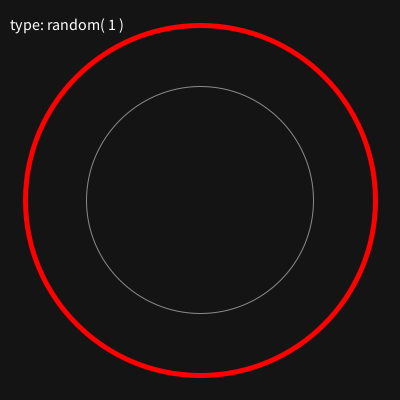
Frame 1 (no input)
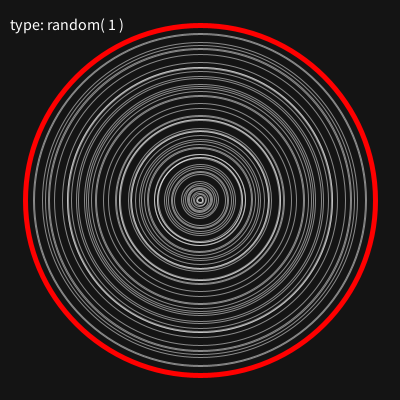
Frame 60 (the mouse pressed at the canvas centre just before this capture)
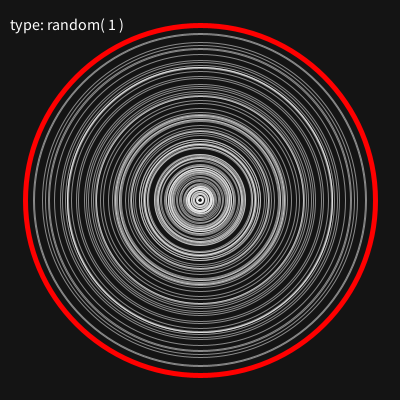
Frame 120 (the mouse held since frame 60 and released just before this capture)

The Processing sketch that drew these frames (run headless with seeded random() and noise(); from frame 60 on, the mouse is pressed at the canvas centre):

// Processing sketch: processing_84288
// ── processing_84288.pde


int w = 400, h = 400, r_type = 0, iterations = 0;
float radius = 350;

void setup()
{

    size( 400, 400 );
    clearContext();
  
}

void mousePressed()
{
  
  r_type++;
  r_type %= 7;
  clearContext();
  
}

void clearContext()
{
  
  background( 20 );
  noFill();
  
  stroke( 0xFFFF0000 );
  strokeWeight( 5 );
  ellipse( w * .5, h * .5, radius, radius );
  
  strokeWeight( 1 );
  stroke( 0x80FFFFFF );
  
  iterations = 0;
  printLabel();
  
}

void draw()
{
  
  float random_value = 0;
  
  switch( r_type )
  {
    case 0:  
            random_value = random( 1 );   
            break;
    case 1:  
            random_value = random( 1 ) *  random( 1 );   
            break;
    case 2:  
            random_value = sqrt( random( 1 ) );   
            break;
    case 3:  
            random_value = .25 * ( random( 1 ) );
            if( random( 1 ) > .5 ) random_value = 1 - ( .25 * ( random( 1 ) ) );   
            break;
    case 4:  
            random_value = .5 * ( random( 1 ) + random( 1 ) );  
            break;
    case 5:  
            random_value = .25 * ( random( 1 ) + random( 1 ) + random( 1 ) + random( 1 ) );   
            break;
    case 6:  
            float s = random( 1 ) - random( 1 ) + random( 1 ) - random( 1 );
            if( s < 0 ) s += 4;
            random_value = .25 * s;   
            break;
  }
  
  float r = radius * random_value; 
  
  ellipse( w * .5, h * .5, r,r );
  
  iterations++;
  if( iterations > 1000 ) clearContext();
  
}

void printLabel()
{
  
  textSize(16);
  switch( r_type )
  {
    case 0:  
            text("type: random( 1 )", 10, 30);
            break;
    case 1:  
            text("type: random( 1 ) *  random( 1 )", 10, 30);
            break;
    case 2: 
            text("type: sqrt( random( 1 ) )", 10, 30);
            break;
    case 3:  
            text("type: .25 * random( 1 ) || 1 - ( .25 * ( random( 1 ) ) )", 10, 30);
            break;
    case 4:  
            text("type: .5 * ( random( 1 ) + random( 1 ) )", 10, 30); 
            break;
    case 5:  
            text("type: .25 * ( random( 1 ) + random( 1 ) + random( 1 ) + random( 1 ) )", 10, 30);
            break;
    case 6:  
            text("type: s = random( 1 ) - random( 1 ) + random( 1 ) - random( 1 )\nif( s < 0 ) s += 4\nrandom_value = .25 * s", 10, 30);
            break;
  }
}
